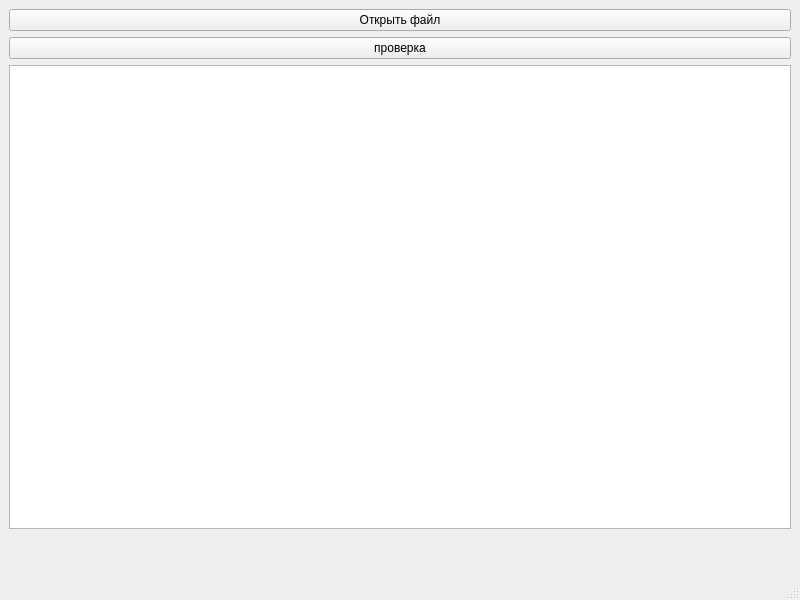
<?xml version="1.0" encoding="UTF-8"?>
<ui version="4.0">
 <class>MainWindow</class>
 <widget class="QMainWindow" name="MainWindow">
  <property name="geometry">
   <rect>
    <x>0</x>
    <y>0</y>
    <width>800</width>
    <height>600</height>
   </rect>
  </property>
  <property name="windowTitle">
   <string>MainWindow</string>
  </property>
  <widget class="QWidget" name="centralwidget">
   <layout class="QVBoxLayout" name="verticalLayout">
    <item>
     <widget class="QPushButton" name="openFile">
      <property name="text">
       <string>Открыть файл</string>
      </property>
     </widget>
    </item>
    <item>
     <widget class="QPushButton" name="setOnErr">
      <property name="text">
       <string>проверка</string>
      </property>
     </widget>
    </item>
    <item>
     <widget class="QTextBrowser" name="textBrowser">
      <property name="readOnly">
       <bool>true</bool>
      </property>
     </widget>
    </item>
    <item>
     <widget class="QLabel" name="validateRez">
      <property name="text">
       <string/>
      </property>
     </widget>
    </item>
    <item>
     <layout class="QGridLayout" name="gridLayout_2"/>
    </item>
    <item>
     <widget class="QLabel" name="filePath">
      <property name="text">
       <string/>
      </property>
     </widget>
    </item>
   </layout>
  </widget>
  <widget class="QMenuBar" name="menubar">
   <property name="geometry">
    <rect>
     <x>0</x>
     <y>0</y>
     <width>800</width>
     <height>26</height>
    </rect>
   </property>
  </widget>
  <widget class="QStatusBar" name="statusbar"/>
 </widget>
 <resources/>
 <connections/>
</ui>
